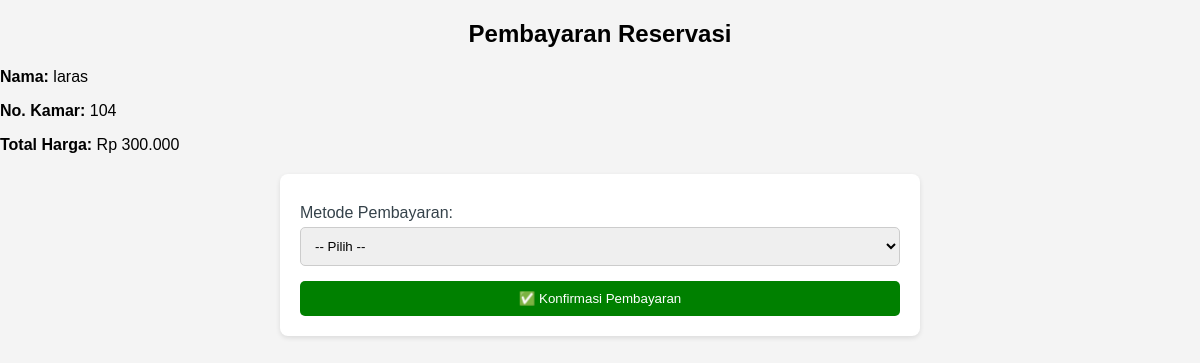
The app's page /pembayaran.php?id_reservasi=8 with its own data.
### tables this page shows
CREATE TABLE `reservasi` (
  `reservasi_id` int(11) NOT NULL,
  `tamu_id` int(11) NOT NULL,
  `kamar_id` int(11) NOT NULL,
  `tanggal_checkin` date NOT NULL,
  `tanggal_checkout` date NOT NULL,
  `status` enum('Dipesan','Check-in','Selesai','Dibatalkan') DEFAULT 'Dipesan',
  `total_harga` decimal(10,2) NOT NULL,
  `status_pembayaran` varchar(50) NOT NULL DEFAULT 'Belum Dibayar',
  `metode_pembayaran` varchar(50) DEFAULT NULL
);

CREATE TABLE `tamu` (
  `tamu_id` int(11) NOT NULL,
  `nama` varchar(100) NOT NULL,
  `email` varchar(255) NOT NULL,
  `telepon` varchar(20) NOT NULL,
  `alamat` varchar(255) DEFAULT NULL,
  `kota` varchar(100) DEFAULT NULL
);

CREATE TABLE `kamar` (
  `kamar_id` int(11) NOT NULL,
  `nomor_kamar` varchar(10) NOT NULL,
  `tipe` varchar(50) NOT NULL,
  `harga` decimal(10,2) NOT NULL,
  `markup_weekend` decimal(5,2) DEFAULT 1.20,
  `markup_hari_libur` decimal(5,2) DEFAULT 1.30,
  `status` enum('Tersedia','Dipesan') DEFAULT 'Tersedia'
);

### pembayaran.php (the view, shortened to what this page needs)
<?php
include 'config.php';
$id_reservasi = $_GET['id_reservasi'] ?? null;
$query = "SELECT r.total_harga, t.nama, k.nomor_kamar
          FROM reservasi r
          JOIN tamu t ON r.tamu_id = t.tamu_id
          JOIN kamar k ON r.kamar_id = k.kamar_id
          WHERE r.reservasi_id = ?";
$stmt = $conn->prepare($query);
$stmt->bind_param("i", $id_reservasi);
$stmt->execute();
$result = $stmt->get_result();
$data = $result->fetch_assoc();
$total_harga = number_format($data['total_harga'], 0, ',', '.');
?>
<!DOCTYPE html>
<html lang="id">
<head>
    <link rel="stylesheet" href="style.css">
</head>
<body>
<h2 style="text-align:center;">Pembayaran Reservasi</h2>
<p><strong>Nama:</strong> <?= htmlspecialchars($data['nama']); ?></p>
<p><strong>No. Kamar:</strong> <?= htmlspecialchars($data['nomor_kamar']); ?></p>
<p><strong>Total Harga:</strong> Rp <?= $total_harga; ?></p>
<form method="POST" action="proses_pembayaran.php">
    <label for="metode_pembayaran">Metode Pembayaran:</label>
    <select id="metode_pembayaran" name="metode_pembayaran" required onchange="tampilkanRekening()">
        <option value="">-- Pilih --</option>
    </select>
    <br>
    <button type="submit" style="background-color: green; color: white; padding: 10px; border: none;">✅ Konfirmasi Pembayaran</button>
</form>
</body>
</html>

### style.css (style rules this page uses)
body { font-family: Arial, sans-serif; margin: 0; padding: 0; background-color: #f4f4f4; }
form { max-width: 600px; margin: 20px auto; padding: 20px; background: white; border-radius: 8px; box-shadow: 0 2px 5px rgba(0, 0, 0, 0.1); }
form label { display: block; margin: 10px 0 5px; color: #35424a; }
form input, form select { width: 100%; padding: 10px; margin-bottom: 15px; border: 1px solid #ccc; border-radius: 5px; transition: border-color 0.3s; }
button { background-color: #35424a; color: white; border: none; padding: 10px; cursor: pointer; width: 100%; border-radius: 5px; transition: background-color 0.3s; }

### records on screen
reservasi: tamu.nama "laras", kamar.nomor_kamar "104", total_harga "300.000"
